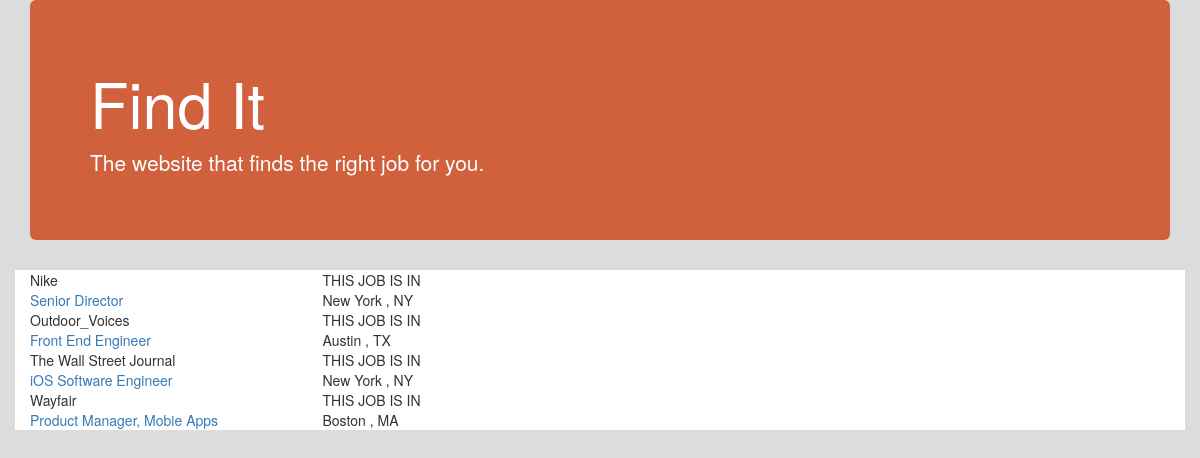
Screenshot of /jobs/ with the database file from the repository.
### jobs/models.py (models this page shows)
class Job(models.Model):
    title = models.CharField(max_length=50)
    company = models.ForeignKey(Company, on_delete=models.CASCADE, blank=True, null=True, default=None)
    description = models.CharField(max_length=1000)
    link = models.CharField(max_length=300)

class Company(models.Model):
    name = models.CharField(max_length=50)
    city = models.CharField(max_length=50, default=None, blank=True)
    state = models.CharField(max_length=2, default=None, blank=True)
    about = models.CharField(max_length=1000, default=None, blank=True)

### jobs/views.py (the view)
# urls.py: path('', views.all_jobs, name='all_jobs'),
def all_jobs(request):
    all_jobs = Job.objects.all()
    all_companies = Company.objects.all()
    context = {
        'all_jobs': all_jobs,
    }
    return render(request, 'jobs/index.html', context)

### jobs/templates/jobs/index.html
{% extends "./base.html" %}
{% load static %}
{% block index %}
{% if all_jobs %}
    <div class="container">
        {% for job in all_jobs %}
            <div class="row job">
                <div class="col-6 col-sm-3">{{job.company.name}}</div>
                <div class="col-6 col-sm-3"> THIS JOB IS IN</div>
            </div>
            <div class="row job">
                    <div class="col-6 col-sm-3"><a href="{% url 'jobs:job_detail' job.id %}">{{job.title}}</a></div>
                    <div class="col-6 col-sm-3"> {{job.company.city}} , {{job.company.state}}</div>
            </div>
        {% endfor %}
    </div>
{% else %}
    <p>No jobs available</p>
{% endif %}
{% endblock %}

### jobs/templates/jobs/base.html (shortened to what this page needs)
{% load static %}
<link rel="stylesheet" type="text/css" href="{% static 'jobs/style.css' %}">
<!DOCTYPE html>
<html lang="en">
<head>
    <link rel="stylesheet" href="//maxcdn.bootstrapcdn.com/bootstrap/3.2.0/css/bootstrap.min.css">
    <link rel="stylesheet" href="//maxcdn.bootstrapcdn.com/bootstrap/3.2.0/css/bootstrap-theme.min.css">
</head>
<body id="body-overrides">
    <div class="container" id="title">
        <div class="jumbotron" id="jumbotron-overrides">
            <h1> Find It</h1>
            <p>The website that finds the right job for you.</p>
        </div>
    </div>
    {% block index %}
    {% endblock %}
</body>
</html>

### jobs/static/jobs/style.css (style rules this page uses)
#title { font: 'Lobster'; color: #ffffff; }
#jumbotron-overrides { background-color: #D1603D; }
#body-overrides { background-color: #DCDCDC; }
.row.job { background: #ffffff; font: 'Lobster'; }

### rows the page displays
Job: company.name "Nike", title "Senior Director", company.city "New York", company.state "NY"
Job: company.name "Outdoor_Voices", title "Front End Engineer", company.city "Austin", company.state "TX"
Job: company.name "The Wall Street Journal", title "iOS Software Engineer", company.city "New York", company.state "NY"
Job: company.name "Wayfair", title "Product Manager, Mobie Apps", company.city "Boston", company.state "MA"
